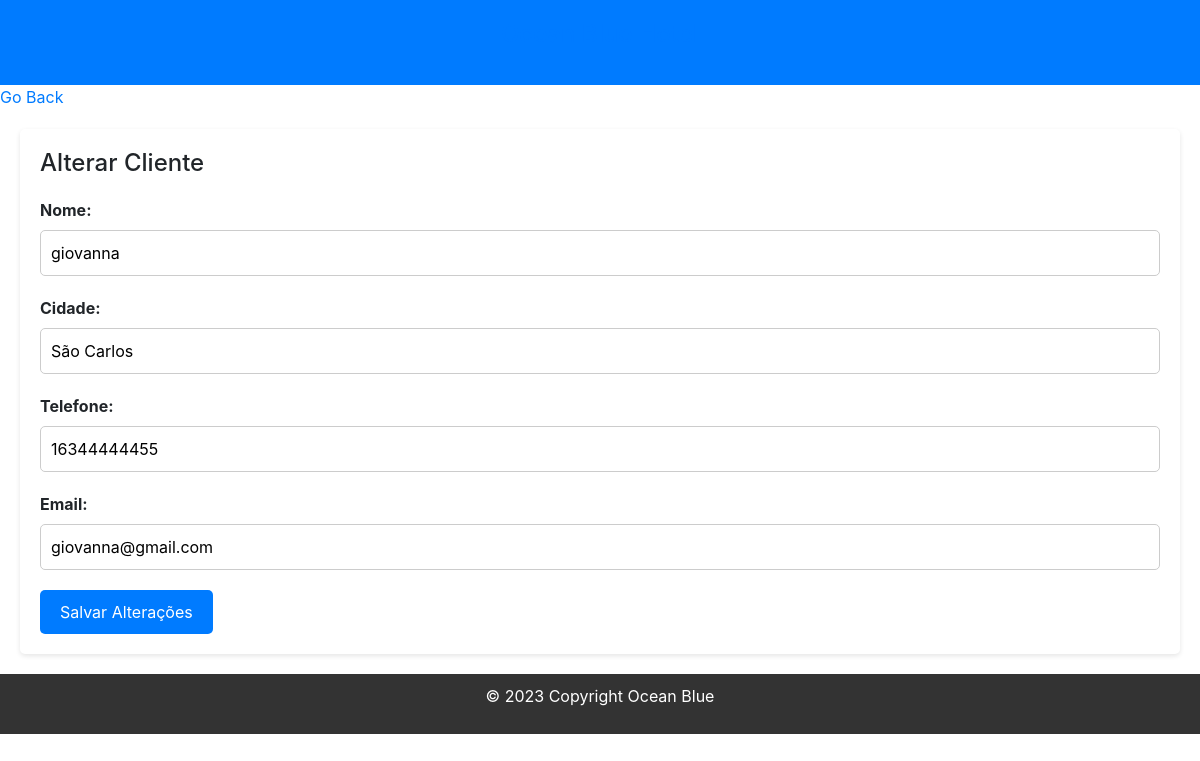
/alterar_cliente.php?id=6, run on the app's committed database.
### tables this page shows
CREATE TABLE `cliente` (
  `id` int(11) NOT NULL,
  `nome` varchar(205) DEFAULT NULL,
  `cidade` varchar(205) DEFAULT NULL,
  `telefone` varchar(205) DEFAULT NULL,
  `email` varchar(205) DEFAULT NULL
);

### alterar_cliente.php (the view, shortened to what this page needs)
<?php
include("db.php");
$id = "";
$nome = "";
$cidade = "";
$telefone = "";
$email = "";
if (isset($_GET["id"])) {
    $id = $_GET["id"];
    $query = "SELECT * FROM cliente WHERE id = $id";
    $result = mysqli_query($conn, $query);
    if (mysqli_num_rows($result) == 1) {
        $row = mysqli_fetch_assoc($result);
        $nome = $row["nome"];
        $cidade = $row["cidade"];
        $telefone = $row["telefone"];
        $email = $row["email"];
    } else {
        echo "Cliente não encontrado.";
    }
}
?>
<!DOCTYPE html>
<html lang="en">
<head>
    <link rel="stylesheet" href="css/altcliente.css">
    <link rel="stylesheet" href="https://cdn.jsdelivr.net/npm/bootstrap@4.3.1/dist/css/bootstrap.min.css"
>
</head>
<body>
    <div class="header">
        <h1><a href="home.php">Ocean Blue Hotel</a></h1>
    </div>
    <a href="/hotelbo/home.php">Go Back</a>
    <div class="content">
        <h2>Alterar Cliente</h2>
        <form action="alterar_cliente.php?id=<?php echo $id; ?>" method="POST">
            <label for="nome">Nome:</label>
            <input type="text" name="nome" value="<?php echo $nome; ?>" required>
            <label for="cidade">Cidade:</label>
            <input type="text" name="cidade" value="<?php echo $cidade; ?>" required>
            <label for="telefone">Telefone:</label>
            <input type="text" name="telefone" value="<?php echo $telefone; ?>" required>
            <label for="email">Email:</label>
            <input type="email" name="email" value="<?php echo $email; ?>" required>
            <button type="submit">Salvar Alterações</button>
        </form>
    </div>
    <footer>
        <div class="footer">
        <p>© 2023 Copyright Ocean Blue</p>
        </div>
    </footer>
</body>
</html>

### css/altcliente.css (style rules this page uses)
body { font-family: Arial, sans-serif; background-color: #f4f4f4; margin: 0; padding: 0; }
.header { background-color: #007BFF; color: #fff; text-align: center; padding: 20px 0; }
.header h1 { margin: 0; font-size: 24px; }
.content { background-color: #fff; margin: 20px; padding: 20px; border-radius: 5px; box-shadow: 0 2px 5px rgba(0, 0, 0, 0.1); }
.content h2 { font-size: 24px; margin-bottom: 20px; }
label { display: block; margin-bottom: 5px; font-weight: bold; }
input[type="text"], input[type="email"] { width: 100%; padding: 10px; margin-bottom: 20px; border: 1px solid #ccc; border-radius: 5px; font-size: 16px; }
button[type="submit"] { background-color: #007BFF; color: #fff; border: none; border-radius: 5px; padding: 10px 20px; font-size: 16px; cursor: pointer; }
.footer { background-color: #333; color: #fff; text-align: center; padding: 10px 0; }

### data on the page
cliente: nome "giovanna", cidade "São Carlos", telefone "16344444455", email "giovanna@gmail.com"
